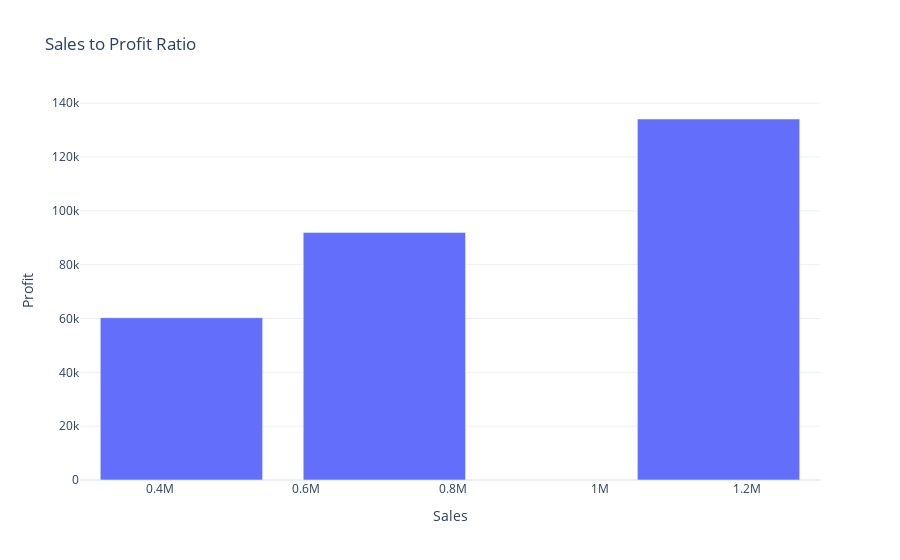

Notebook cell for this chart:
### Code cell
fig = px.bar(sales_profit_by_segment,
             x='Sales',
             y='Profit', 
             title="Sales to Profit Ratio"
)
fig.show()

### Figure 1 — Plotly figure (JSON) as saved in the notebook; plotly's stock layout.template omitted (floating-point values rounded to 4 significant figures)
{"data": [{"hovertemplate": "Sales=%{x}<br>Profit=%{y}<extra></extra>", "legendgroup": "", "marker": {"color": "#636efa", "pattern": {"shape": ""}}, "name": "", "orientation": "v", "showlegend": false, "textposition": "auto", "type": "bar", "x": [1161000.0, 706100.0, 429700.0], "xaxis": "x", "y": [134100.0, 91980.0, 60300.0], "yaxis": "y"}], "layout": {"barmode": "relative", "legend": {"tracegroupgap": 0}, "title": {"text": "Sales to Profit Ratio"}, "xaxis": {"anchor": "y", "domain": [0, 1], "title": {"text": "Sales"}}, "yaxis": {"anchor": "x", "domain": [0, 1], "title": {"text": "Profit"}}}}
